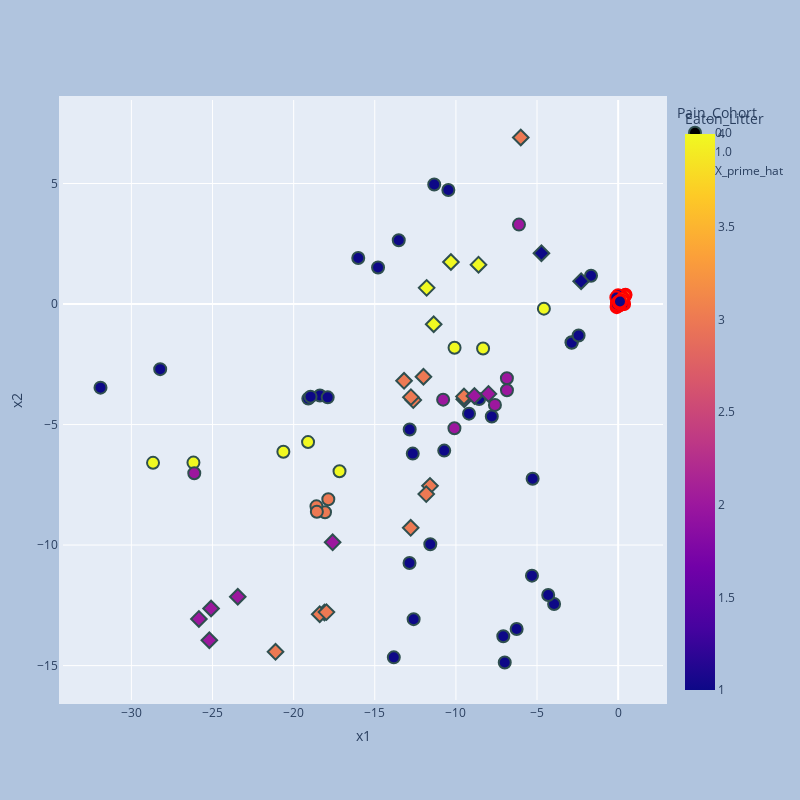

This figure's notebook cell:
### Code cell
import plotly.express as px
# cmap is red to blue
# encoded_df 
Edf = pd.DataFrame(X_encoded[:, 0:2], columns=['x1', 'x2'])
Edf['Pain_Cohort'] = Y_test[:,0]
Edf['Eaton_Litter'] = Y_test[:,1]
# make the pain cohort categorical
Edf['Pain_Cohort'] = Edf['Pain_Cohort'].astype('category')
# now make the pain 1 category * and 0 category o
#Edf['Pain_Cohort'] = Edf['Pain_Cohort'].apply(lambda x: '*' if x == 1 else 'o')
fig = px.scatter(Edf, x='x1', y='x2', color='Eaton_Litter', symbol='Pain_Cohort', hover_data=['Eaton_Litter'])
# make the size of the pain cohort bigger
# fig.update_traces(marker=dict(size=12,
#                                 line=dict(width=2,
#                                             color='DarkSlateGrey')),
#                     selector=dict(mode='markers', symbol='*')) 
# # make the markers bigger with nicer backgrounds
fig.update_traces(marker=dict(size=12,
                                line=dict(width=2,
                                            color='DarkSlateGrey')),
                    selector=dict(mode='markers'))
# we want to really emphasize the Pain Cohort == 1 group. lets make the marker size much larger
fig.update_traces(marker=dict(size=209,
                                line=dict(width=2,
                                            color='DarkSlateGrey')),
                    selector=dict(mode='markers', symbol='o'))
# make the figure larger and have a square aspect ratio
fig.update_layout(
    autosize=False,
    width=800,
    height=800,
    margin=dict(l=50, r=50, b=100, t=100, pad=4),
    paper_bgcolor="LightSteelBlue",
)
# add the X_prime_hat as red dots
# color the using Y_prime
from plotly.subplots import make_subplots
import plotly.graph_objects as go
fig.add_trace(
    go.Scatter(
        x=X_prime_hat[:,0],
        y=X_prime_hat[:,1],
        mode="markers",
        marker=dict(
            color=Y_prime[:,0],
            size=12,
            line=dict(
                color='Red',
                width=2
            )
        ),
        name="X_prime_hat"
    )
)


fig.show()
# save as latent space.html
fig.write_html("latent_space.html")

### Figure 1 — Plotly figure (JSON) as saved in the notebook; plotly's stock layout.template omitted (floating-point values rounded to 4 significant figures)
{"data": [{"customdata": [[1], [1], [2], [1], [2], [1], [1], [1], [1], [1], [1], [2], [2], [4], [1], [3], [1], [1], [2], [3], [1], [1], [1], [4], [1], [1], [4], [1], [1], [2], [2], [4], [1], [1], [1], [1], [1], [1], [1], [4], [1], [1], [3], [4], [1], [4], [3], [1], [1], [1], [4]], "hovertemplate": "Pain_Cohort=0.0<br>x1=%{x}<br>x2=%{y}<br>Eaton_Litter=%{marker.color}<extra></extra>", "legendgroup": "0.0", "marker": {"color": [1, 1, 2, 1, 2, 1, 1, 1, 1, 1, 1, 2, 2, 4, 1, 3, 1, 1, 2, 3, 1, 1, 1, 4, 1, 1, 4, 1, 1, 2, 2, 4, 1, 1, 1, 1, 1, 1, 1, 4, 1, 1, 3, 4, 1, 4, 3, 1, 1, 1, 4], "coloraxis": "coloraxis", "line": {"color": "DarkSlateGrey", "width": 2}, "size": 12, "symbol": "circle"}, "mode": "markers", "name": "0.0", "orientation": "v", "showlegend": true, "type": "scatter", "x": [-7.788, -5.312, -10.79, -12.85, -7.595, -16.02, -10.72, -13.83, -14.8, -7.079, -2.873, -10.09, -6.113, -26.18, -5.272, -18.07, -19.1, -6.99, -6.857, -18.6, -12.66, -2.863, -6.256, -28.67, -9.192, -10.47, -19.11, -3.949, -28.23, -6.854, -26.12, -17.17, -31.9, -4.311, -8.568, -12.61, -11.58, -11.34, -18.38, -8.326, -13.52, -18.96, -17.86, -20.63, -1.673, -4.578, -18.57, -2.438, -12.86, -17.9, -10.08], "xaxis": "x", "y": [-4.669, -11.27, -3.968, -5.206, -4.185, 1.908, -6.082, -14.66, 1.515, -13.79, -1.585, -5.152, 3.295, -6.579, -7.248, -8.641, -3.924, -14.87, -3.08, -8.394, -6.205, -1.606, -13.48, -6.588, -4.548, 4.729, -5.728, -12.44, -2.702, -3.576, -7.019, -6.937, -3.469, -12.07, -3.939, -13.07, -9.966, 4.957, -3.797, -1.843, 2.649, -3.843, -8.099, -6.127, 1.173, -0.1927, -8.616, -1.304, -10.74, -3.872, -1.812], "yaxis": "y"}, {"customdata": [[1], [3], [2], [2], [4], [2], [3], [3], [4], [3], [3], [3], [4], [3], [3], [3], [2], [3], [4], [3], [3], [1], [2], [2], [2], [2], [3]], "hovertemplate": "Pain_Cohort=1.0<br>x1=%{x}<br>x2=%{y}<br>Eaton_Litter=%{marker.color}<extra></extra>", "legendgroup": "1.0", "marker": {"color": [1, 3, 2, 2, 4, 2, 3, 3, 4, 3, 3, 3, 4, 3, 3, 3, 2, 3, 4, 3, 3, 1, 2, 2, 2, 2, 3], "coloraxis": "coloraxis", "line": {"color": "DarkSlateGrey", "width": 2}, "size": 12, "symbol": "diamond"}, "mode": "markers", "name": "1.0", "orientation": "v", "showlegend": true, "type": "scatter", "x": [-2.282, -21.12, -9.485, -23.44, -10.31, -25.2, -18.1, -12.63, -8.607, -12.77, -6.003, -12.0, -11.8, -9.502, -11.6, -18.39, -25.09, -13.2, -11.37, -11.83, -12.79, -4.728, -17.6, -25.84, -7.993, -8.858, -17.98], "xaxis": "x", "y": [0.9476, -14.43, -3.947, -12.14, 1.743, -13.95, -12.8, -3.986, 1.632, -3.862, 6.908, -3.017, 0.6705, -3.835, -7.543, -12.87, -12.63, -3.185, -0.8399, -7.885, -9.284, 2.108, -9.886, -13.06, -3.729, -3.812, -12.78], "yaxis": "y"}, {"marker": {"color": [1, 1, 1, 1, 1, 1, 1, 1, 1, 0, 0, 0, 1, 1, 1, 1, 1, 1, 0, 0, 0, 0, 0, 0, 0, 0, 0, 0, 0, 0, 0, 0, 0, 1, 1, 1, 1, 1, 1, 0, 0, 0, 0, 0, 0, 0, 0, 0, 1, 1, 1, 0, 0, 0, 0, 0, 0, 0, 0, 0], "line": {"color": "Red", "width": 2}, "size": 12}, "mode": "markers", "name": "X_prime_hat", "type": "scatter", "x": [0.2057, 0.1748, 0.1795, 0.158, 0.1286, 0.2218, 0.4523, 0.4321, 0.3843, -0.03572, -0.01616, 0.05115, -0.02821, 0.01904, -0.01952, -0.05904, 0.01106, 0.01491, 0.2306, 0.08157, 0.06038, 0.2223, 0.3183, 0.3669, -0.01121, 0.08762, 0.07657, 0.05174, 0.06996, -0.06638, 0.1559, 0.304, 0.2591, -0.02535, 0.0186, -0.04307, -0.09271, 0.05031, 0.07488, -0.01606, 0.167, 0.1762, 0.2015, 0.1701, 0.1371, -0.002417, -0.1133, 0.00695, 0.3145, 0.2568, 0.2289, 0.01067, 0.01497, 0.00487, -0.0415, 0.09566, -0.067, 0.04587, 0.08756, 0.1114], "y": [0.1415, 0.1465, 0.1463, 0.1687, 0.238, 0.2121, 0.3882, 0.3664, 0.3347, 0.02723, 0.06489, 0.03276, -0.05264, 0.01877, 0.004815, 0.07807, 0.0607, 0.0001813, 0.1975, 0.1156, 0.1198, 0.3209, 0.0729, 0.002965, -0.01045, 0.1075, -0.01249, 0.1228, 0.1076, 0.02022, 0.2441, 0.06071, -0.006372, -0.02187, 0.03079, -0.02143, -0.1303, -0.05415, -0.05569, 0.02438, 0.08944, 0.08696, 0.1934, 0.1975, 0.1625, 0.3635, 0.2741, 0.08641, 0.2426, 0.2187, 0.1477, -0.0426, -0.05591, -0.06357, -0.09265, 0.1245, -0.01681, 0.03529, 0.06483, 0.1064]}], "layout": {"autosize": false, "coloraxis": {"colorbar": {"title": {"text": "Eaton_Litter"}}, "colorscale": [[0, "#0d0887"], [0.1111, "#46039f"], [0.2222, "#7201a8"], [0.3333, "#9c179e"], [0.4444, "#bd3786"], [0.5556, "#d8576b"], [0.6667, "#ed7953"], [0.7778, "#fb9f3a"], [0.8889, "#fdca26"], [1, "#f0f921"]]}, "height": 800, "legend": {"title": {"text": "Pain_Cohort"}, "tracegroupgap": 0}, "margin": {"b": 100, "l": 50, "pad": 4, "r": 50, "t": 100}, "paper_bgcolor": "LightSteelBlue", "width": 800, "xaxis": {"anchor": "y", "domain": [0, 1], "title": {"text": "x1"}}, "yaxis": {"anchor": "x", "domain": [0, 1], "title": {"text": "x2"}}}}
